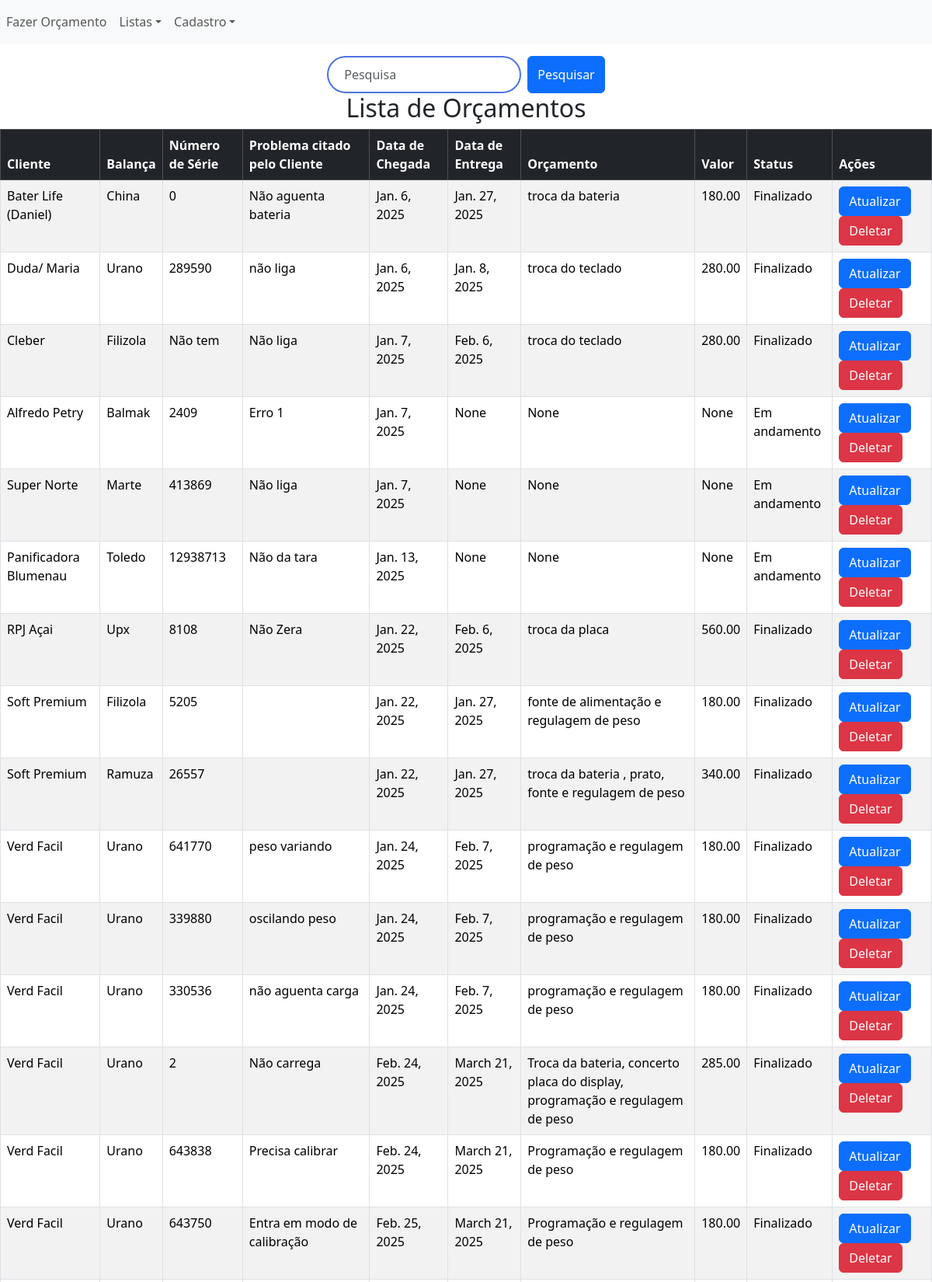
The page / (upper part) on the database its author committed.
### sis_orcamento/models.py (models this page shows, shortened)
class Clientes(models.Model):
    nome = models.CharField(max_length=100)
    contato = models.CharField(max_length=100)

class Balancas(models.Model):
    marca = models.CharField(max_length=100)
    modelo = models.CharField(max_length=100)

class Orcamentos(models.Model):
    cliente = models.ForeignKey(Clientes, on_delete=models.CASCADE)
    balanca = models.ForeignKey(Balancas, on_delete=models.CASCADE)
    num_serie_balanca = models.CharField(max_length=100, null=True, blank=True)
    data_chegada = models.DateField()
    data_entrega = models.DateField(null=True, blank=True)
    valor = models.DecimalField(max_digits=10, decimal_places=2, null=True, blank=True)
    problema_pelo_cliente = models.CharField(max_length=300, null=True, blank=True)
    orcamento = models.CharField(max_length=300, null=True, blank=True)
    status = models.CharField(max_length=100)

### sis_orcamento/views.py (the view)
# urls.py: path('', views.listas_orcamentos, name='listas_orcamentos'),
def listas_orcamentos(request):
    nome = request.GET.get('nome', '').strip()
    if nome:
        values_orcamento = Orcamentos.objects.select_related('cliente', 'balanca').filter(
            cliente__nome__icontains=nome
        ) | Orcamentos.objects.filter(
            num_serie_balanca__icontains=nome
        )
        values_clientes = Clientes.objects.filter(nome__icontains=nome)
        values_balancas = Balancas.objects.filter(
            modelo__icontains=nome
        ) | Balancas.objects.filter(
            marca__icontains=nome
        ) | Balancas.objects.filter(
            id__icontains=nome  # Se o número de série for associado por ID
        )
    else:
        values_orcamento = Orcamentos.objects.select_related('cliente', 'balanca').all()
        values_clientes = Clientes.objects.all()
        values_balancas = Balancas.objects.all()
    orcamentos = [{
        'id': value.id,
        'cliente': value.cliente.nome if value.cliente else 'N/A',
        'balanca': value.balanca.marca if value.balanca else 'N/A',
        'modelo': value.balanca.modelo if value.balanca else 'N/A',
        'data_chegada': value.data_chegada,
        'data_entrega': value.data_entrega,
        'valor': value.valor,
        'num_serie_balanca': value.num_serie_balanca,
        'problema_pelo_cliente': value.problema_pelo_cliente,
        'orcamento': value.orcamento,
        'status': value.status
    } for value in values_orcamento]
    clientes = [{
        'id': value.id,
        'nome': value.nome,
        'contato': value.contato
    } for value in values_clientes]
    balancas = [{
        'id': value.id,
        'marca': value.marca,
        'modelo': value.modelo,
    } for value in values_balancas]
    context = {
        'lista_orcamentos': orcamentos,
        'lista_clientes': clientes,
        'lista_balancas': balancas
    }
    return render(request, 'sis_orcamento/pages/listas.html', context)

### sis_orcamento/templates/sis_orcamento/pages/listas.html (shortened to what this page needs)
{% extends 'globals/index.html' %}
{% block content %}
    <form action="{% url 'listas_orcamentos' %}" method="get" class="d-flex justify-content-center">
        <input class="form-control me-2" type="text" name="nome" id="nome" placeholder="Pesquisa" style="width: 250px;">
        <button class="btn btn-primary" type="submit">Pesquisar</button>
    </form>
        <h2 class="text-center">Lista de Orçamentos</h2>
        <div class="d-flex justify-content-center">
            <div class="table-container" style="max-width: 1200px; width: 100%;">
                <table class="table table-striped table-bordered w-100 mx-auto">
                    <thead class="table-dark">
                        <tr>
                            <th>Cliente</th>
                            <th>Balança</th>
                            <th>Número de Série</th>
                            <th>Problema citado pelo Cliente</th>
                            <th>Data de Chegada</th>
                            <th>Data de Entrega</th>
                            <th>Orçamento</th>
                            <th>Valor</th>
                            <th>Status</th>
                            <th>Ações</th>
                        </tr>
                    </thead>
                    <tbody>
                        {% for orcamento in lista_orcamentos %}
                            <tr>
                                <td>{{ orcamento.cliente }}</td>
                                <td>{{ orcamento.balanca }}</td>
                                <td>{{ orcamento.num_serie_balanca }}</td>
                                <td>{{ orcamento.problema_pelo_cliente }}</td>
                                <td>{{ orcamento.data_chegada }}</td>
                                <td>{{ orcamento.data_entrega }}</td>
                                <td>{{ orcamento.orcamento }}</td>
                                <td>{{ orcamento.valor }}</td>
                                <td>{{ orcamento.status }}</td>
                                <td>
                                    <a href="/atualizar_orcamento/{{ orcamento.id }}" class="btn btn-primary">Atualizar</a>
                                    <button type="button" class="btn btn-danger" data-bs-toggle="modal" data-bs-target="#confirmDeleteModal" data-id="{{ orcamento.id }}" data-type="orcamento">
                                        Deletar
                                    </button>
                                </td>
                            </tr>
                        {% empty %}
                            <tr>
                                <td colspan="10">Nenhum orçamento encontrado</td>
                            </tr>
                        {% endfor %}
                    </tbody>
                </table>
            </div>
        </div>
{% endblock content %}

### static/globals/css/style.css (style rules this page uses)
.btn-primary { background-color: #4e73df; border-color: #4e73df; }
.btn-danger { background-color: #e74a3b; border-color: #e74a3b; }
#nome { border-radius: 25px; padding: 10px 20px; border: 2px solid #4e73df; transition: border-color 0.3s; }

### rows shown on the page
Clientes: cliente "Bater Life (Daniel)"
Balancas: balanca "China"
Orcamentos: problema_pelo_cliente "Não aguenta bateria", data_chegada "Jan. 6, 2025", data_entrega "Jan. 27, 2025", orcamento "troca da bateria", valor "180.00", status "Finalizado"
Clientes: cliente "Duda/ Maria"
Balancas: balanca "Urano"
Orcamentos: num_serie_balanca "289590", problema_pelo_cliente "não liga", data_chegada "Jan. 6, 2025", data_entrega "Jan. 8, 2025", orcamento "troca do teclado", valor "280.00", status "Finalizado"
Clientes: cliente "Cleber"
Balancas: balanca "Filizola"
Orcamentos: num_serie_balanca "Não tem", problema_pelo_cliente "Não liga", data_chegada "Jan. 7, 2025", data_entrega "Feb. 6, 2025", orcamento "troca do teclado", valor "280.00", status "Finalizado"
Clientes: cliente "Alfredo Petry"
Balancas: balanca "Balmak"
Orcamentos: num_serie_balanca "2409", problema_pelo_cliente "Erro 1", data_chegada "Jan. 7, 2025", status "Em andamento"
Clientes: cliente "Super Norte"
Balancas: balanca "Marte"
Orcamentos: num_serie_balanca "413869", problema_pelo_cliente "Não liga", data_chegada "Jan. 7, 2025", status "Em andamento"
Clientes: cliente "Panificadora Blumenau"
Balancas: balanca "Toledo"
Orcamentos: num_serie_balanca "12938713", problema_pelo_cliente "Não da tara", data_chegada "Jan. 13, 2025", status "Em andamento"
Clientes: cliente "RPJ Açai"
Balancas: balanca "Upx"
Orcamentos: num_serie_balanca "8108", problema_pelo_cliente "Não Zera", data_chegada "Jan. 22, 2025", data_entrega "Feb. 6, 2025", orcamento "troca da placa", valor "560.00", status "Finalizado"
Clientes: cliente "Soft Premium" "Soft Premium"
Balancas: balanca "Filizola"
Orcamentos: num_serie_balanca "5205", data_chegada "Jan. 22, 2025", data_entrega "Jan. 27, 2025", orcamento "fonte de alimentação e regulagem de peso", valor "180.00", status "Finalizado"
Balancas: balanca "Ramuza"
Orcamentos: num_serie_balanca "26557", data_chegada "Jan. 22, 2025", data_entrega "Jan. 27, 2025", orcamento "troca da bateria , prato, fonte e regulagem de peso", valor "340.00", status "Finalizado"
Clientes: cliente "Verd Facil" "Verd Facil" "Verd Facil" "Verd Facil" "Verd Facil" "Verd Facil"
Balancas: balanca "Urano" "Urano" "Urano" "Urano" "Urano" "Urano"
Orcamentos: num_serie_balanca "641770", problema_pelo_cliente "peso variando", data_chegada "Jan. 24, 2025", data_entrega "Feb. 7, 2025", orcamento "programação e regulagem de peso", valor "180.00", status "Finalizado"
Orcamentos: num_serie_balanca "339880", problema_pelo_cliente "oscilando peso", data_chegada "Jan. 24, 2025", data_entrega "Feb. 7, 2025", orcamento "programação e regulagem de peso", valor "180.00", status "Finalizado"
Orcamentos: num_serie_balanca "330536", problema_pelo_cliente "não aguenta carga", data_chegada "Jan. 24, 2025", data_entrega "Feb. 7, 2025", orcamento "programação e regulagem de peso", valor "180.00", status "Finalizado"
Orcamentos: problema_pelo_cliente "Não carrega", data_chegada "Feb. 24, 2025", data_entrega "March 21, 2025", orcamento "Troca da bateria, concerto placa do display, programação e regulagem de peso", valor "285.00", status "Finalizado"
Orcamentos: num_serie_balanca "643838", problema_pelo_cliente "Precisa calibrar", data_chegada "Feb. 24, 2025", data_entrega "March 21, 2025", orcamento "Programação e regulagem de peso", valor "180.00", status "Finalizado"
Orcamentos: num_serie_balanca "643750", problema_pelo_cliente "Entra em modo de calibração", data_chegada "Feb. 25, 2025", data_entrega "March 21, 2025", orcamento "Programação e regulagem de peso", valor "180.00", status "Finalizado"

### other values the page prints
{{ orcamento.num_serie_balanca }} "0" "2"
{{ orcamento.data_entrega }} "None" "None" "None"
{{ orcamento.orcamento }} "None" "None" "None"
{{ orcamento.valor }} "None" "None" "None"
